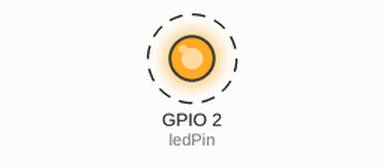
Simulated run of this sketch. Board: ESP32. Parts: output pins drawn as LEDs (lit = HIGH). Dashed ring = blinking. What the sketch prints to the serial monitor is not drawn.

Above: at 0.2 s.
Timing chart, 0 to 3.0 s (numbered marks = the images above):
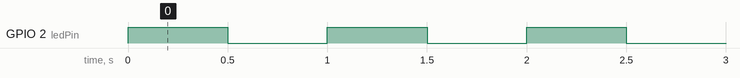

The sketch:

lab1_blink_basic.ino
```cpp
// ========================================================================
// Lab 1: Blink Sketch - การกะพริบไฟพื้นฐาน
// วัตถุประสงค์: ทดสอบการเชื่อมต่อและการสื่อสารข้อมูล (Serial Communication)
// ========================================================================

// 1. การกำหนดค่าคงที่ (Define Constant)
// กำหนดให้ขา Digital Pin 2 เป็นขาสำหรับควบคุม LED
const int ledPin = 2;

// ฟังก์ชัน setup() จะถูกเรียกใช้เพียงครั้งเดียวเมื่อบอร์ดเริ่มทำงาน (Initialization)
void setup() {
  // 2. การกำหนดโหมดขา (pinMode)
  // pinMode(pin, mode): บอกให้ ESP32 รู้ว่าขาใดจะใช้ทำอะไร
  // OUTPUT: หมายความว่าขา 2 นี้จะทำหน้าที่ "ส่ง" สัญญาณไฟฟ้าออกไป
  pinMode(ledPin, OUTPUT);

  // (Optional) เริ่มต้นการสื่อสารผ่าน Serial Monitor เพื่อดูค่า Debug
  Serial.begin(115200);
  Serial.println("--- System Initialized: Blink Test Ready ---");
}

// ฟังก์ชัน loop() จะถูกเรียกซ้ำๆ อย่างต่อเนื่องตลอดเวลาที่บอร์ดมีไฟเลี้ยง
void loop() {
  // 3. การเปิดสัญญาณ (digitalWrite)
  // digitalWrite(pin, value): ส่งสัญญาณไฟฟ้าไปที่ขา 2
  // HIGH: หมายถึงการจ่ายแรงดันไฟฟ้า (Voltage) 3.3 V (เปิดไฟ)
  digitalWrite(ledPin, HIGH);
  Serial.println("LED ON (HIGH)");

  // 4. การหน่วงเวลา (delay)
  // delay(milliseconds): หยุดการทำงานชั่วคราวตามจำนวนมิลลิวินาทีที่กำหนด
  // 500 ms = 0.5 วินาที
  delay(500);

  // 5. การปิดสัญญาณ (digitalWrite)
  // digitalWrite(pin, value): ส่งสัญญาณไฟฟ้าไปที่ขา 2 อีกครั้ง
  // LOW: หมายถึงการจ่ายแรงดันไฟฟ้า 0 V (ปิดไฟ)
  digitalWrite(ledPin, LOW);
  Serial.println("LED OFF (LOW)");

  // 6. การหน่วงเวลา (delay)
  // หน่วงเวลาอีก 500 ms ก่อนจะวนกลับไปทำ loop ใหม่
  delay(500);
}
```

Measured:
- by itself, GPIO 2 (ledPin): alternates HIGH for 0.50 s and LOW for 0.50 s
